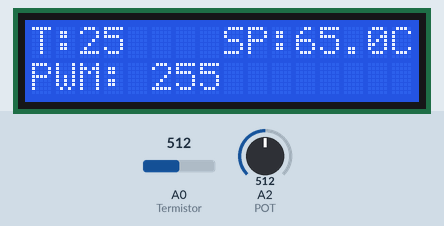
The sketch below on a simulated Arduino Uno, built with avr-gcc and run on an emulated ATmega328P. Parts: 16×2 character LCD. Inputs (shaded band) come from the test bench; at power-on: A0 (Termistor) = 512, A2 (POT) = 512. What the sketch prints to the serial monitor is not drawn.

Above: at 6.2 s.
6.3 s: A0 (Termistor) set to 716
At 7.9 s:
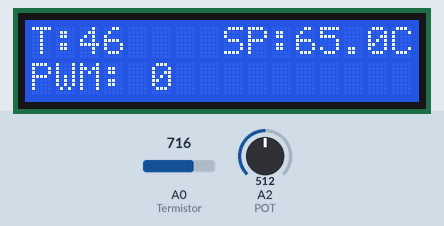
9.6 s: A2 (POT) set to 716
At 10.6 s:
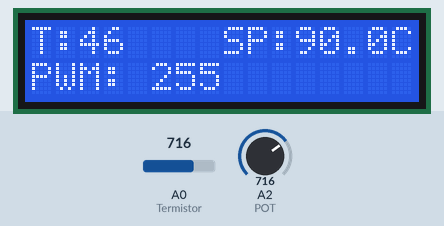
11.6 s: A0 (Termistor) set to 900
At 13.4 s:
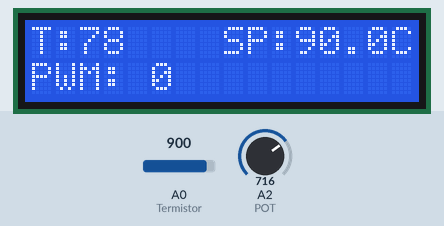
15.6 s: A2 (POT) set to 900
At 16.6 s:
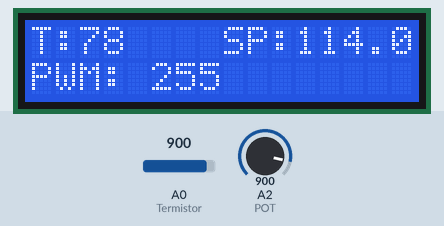
17.6 s: A0 (Termistor) set to 1023
At 19.3 s:
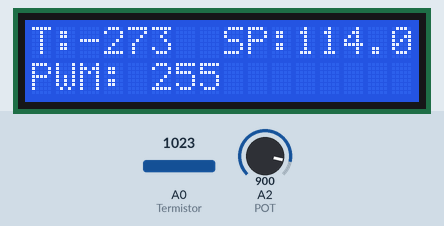
19.6 s: A2 (POT) set to 511
At 21.9 s:
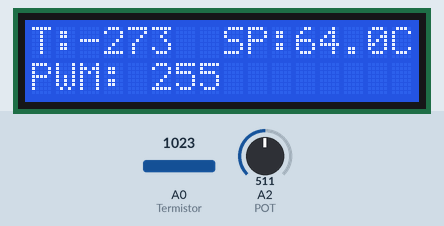
Timing chart, 0 to 23.4 s (numbered marks = the images above; inputs shaded):
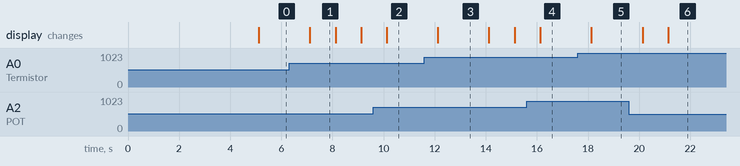

Measured:
- after the input at 6.3 s, the display: changes after 0.82 s (image 1)
- after the input at 11.6 s, the display: changes after 0.52 s (image 3)
- after the input at 15.6 s, the display: changes after 0.53 s (image 4)
- after the input at 17.6 s, the display: changes after 0.53 s (image 5)
- after the input at 19.6 s, the display: first changes after 0.53 s (image 6 shows a later state)
- what the display in image 1 shows lasts 1.0 s, from 7.1 s to 8.1 s
- what the display in image 3 shows lasts 2.0 s, from 12.1 s to 14.1 s

The sketch:

UnoCafetera.ino
```cpp
// ------------ Def Variables Temperatura y PWM ------------
#define Termistor A0
#define SSR 9
#define POT A2
#define LCD 5

float Vo;
float R1 = 100000;
float logR2, R2, T, x, val;
int porc;
// Constantes TERMISTOR NTC 100K 3950
#define A   0.5308572593E-3
#define B   2.396039800E-4
#define C   0.4234340345E-7

unsigned int millis_before, millis_before_2;    //Actualizacion loop
unsigned int millis_now       = 0;

// ------------ Def de Const. y Variables de Control ------------

float Ts                      = 1000;           //Periodo en ms
#define euler 2.71828
#define UMAX            5
#define UMIN            0
#define tau_LC          33.95                            // Tau
int q = pow(euler, -Ts / tau_LC);
float set_point;
float e[2]; //control error   e[0]=e(k) e[1]=e(k-1)
float u[2]; //control output  u[0]=u(k) u[1]=u(k-1)
float y[2]; //temperature     y[0]=y(k) y[1]=y(k-1)

// ------------ Def de Parametros de la PLANTA Dahlin ------------
const float P               = 1.971;
const float Q               = 0.971;

// ------------ Def para LCD ------------

#include <Wire.h>
#include <LiquidCrystal_I2C.h>
LiquidCrystal_I2C lcd(0x27,16,2);

// ------------------------ SETUP ------------------------
void setup() {
  pinMode(LCD, OUTPUT);
  digitalWrite(LCD, HIGH);
  pinMode(SSR, OUTPUT);
  pinMode(Termistor, INPUT);
  pinMode(POT, INPUT);

  lcd.init();  // initialize the lcd
  lcd.backlight();
    lcd.setCursor(0, 0);
    lcd.print("Coffe Hot Contrl");
    lcd.setCursor(0, 1);
    lcd.print("Control 1");
    delay(5000);

    Serial.begin(9600);

  // Iniializar var control
  u[0] = 0.0;
  y[0] = 0.0;

}

void loop() {
  millis_now = millis();
  if (millis_now - millis_before_2 > Ts) {  //Refresh rate of the controller
    millis_before_2 = millis();
// ------------ Medicion de Temperatura con NTC -------------

  Vo = analogRead(Termistor)*(5.0 / 1023.0);
  R2 = R1 * ((5.0/Vo) - 1.0);
  logR2 = log(R2);
  T = (1.0 / (A + B*logR2 + C*logR2*logR2*logR2));
  T = T - 273.15;

// ------------ Set Point ------------
  x = analogRead(POT);
  set_point = map(x,0,1023,0,130);

// ------------ Cálculos Control ------------

  y[0] = T;

  e[0] = set_point - y[0];                        // Cálculo del error
  u[0] = (1 - q) * P * (e[0] - Q * e[1]) + u[1];  // Algoritmo de Control

  //Control Signal Saturation
      if (u[0] > UMAX) {
        u[0] = UMAX;
      }
      else if (u[0] < UMIN) {
        u[0] = UMIN;
      }

  //Enviar señal de control
  val = map(u[0], UMIN, UMAX, 0, 255);
  analogWrite(SSR, val);

  //Save actual data as previous data
      u[1] = u[0];
      e[1] = e[0];
      y[1] = y[0];
  }

millis_now = millis();
  if (millis_now - millis_before > Ts) {        //Refresh rate of printiong on the LCD
    millis_before = millis();
// ------------ Impresion Serial ------------


  Serial.print("Temperature: ");
  Serial.print(T);
  Serial.print(" c");
  Serial.print("\tPWM: ");
  Serial.print(val);
  Serial.print("\tTiempo: ");
  Serial.print(millis()/1000.);  // Envía el tiempo en milisegundos
  Serial.println(" s");

// ------------ Variables en LCD -----------

  lcd.clear();
  lcd.setCursor(0, 0);
  lcd.print("T:");
  lcd.setCursor(8, 0);
  lcd.print("SP:");
  lcd.setCursor(0, 1);
  lcd.print("PWM:");

  lcd.setCursor(2, 0);
  lcd.print(T,0);
  lcd.setCursor(11, 0);
  lcd.print(set_point,1);
  lcd.print("C");
  lcd.setCursor(5, 1);
  lcd.print(val,0);
  }
}
```
